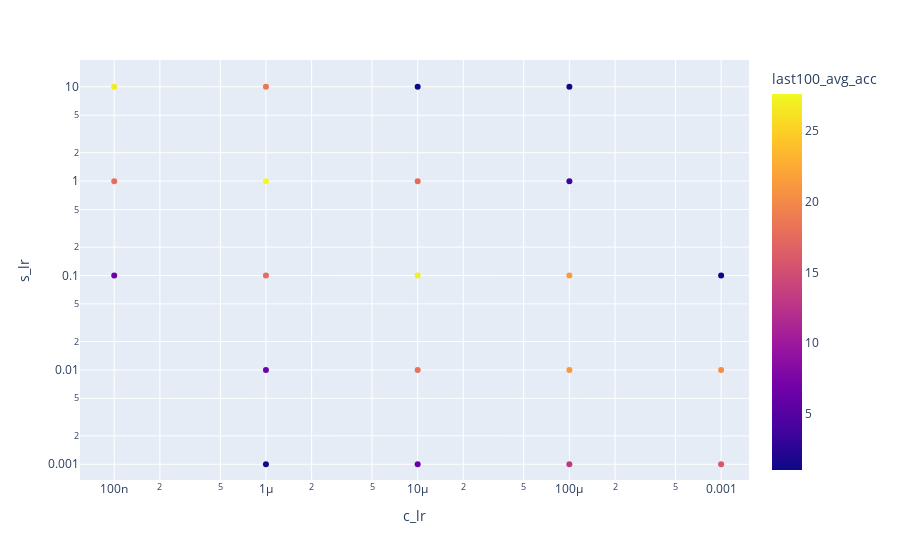

Notebook code for this chart:
### Code cell
fig = px.scatter(df, x="c_lr", y="s_lr", 
     color="last100_avg_acc", log_x=True, log_y=True, size_max=60)
fig.show()

### Figure 1 — Plotly figure (JSON) as saved in the notebook; plotly's stock layout.template omitted (floating-point values rounded to 4 significant figures)
{"data": [{"hovertemplate": "c_lr=%{x}<br>s_lr=%{y}<br>last100_avg_acc=%{marker.color}<extra></extra>", "legendgroup": "", "marker": {"color": [20.36, 12.99, 15.84, 1.702, 1.005, 1.04, 21.18, 12.07, 1, 21.35, 1, 3.636, 1.001, 18.14, 26.94, 6.118, 6.83, 17.62, 17.69, 27.64, 1.41, 18.61, 6.694, 1, 26.61, 17.93], "coloraxis": "coloraxis", "symbol": "circle"}, "mode": "markers", "name": "", "orientation": "v", "showlegend": false, "type": "scatter", "x": [0.001, 0.0001, 0.001, 0.01, 0.1, 1, 0.0001, 0.01, 0.1, 0.0001, 0.001, 0.0001, 0.0001, 1e-05, 1e-05, 1e-05, 1e-06, 1e-05, 1e-06, 1e-06, 1e-06, 1e-06, 1e-07, 1e-05, 1e-07, 1e-07], "xaxis": "x", "y": [0.01, 0.001, 0.001, 0.001, 0.001, 0.001, 0.01, 0.01, 0.01, 0.1, 0.1, 1, 10, 0.01, 0.1, 0.001, 0.01, 1, 0.1, 1, 0.001, 10, 0.1, 10, 10, 1], "yaxis": "y"}], "layout": {"autosize": true, "coloraxis": {"colorbar": {"title": {"text": "last100_avg_acc"}}, "colorscale": [[0, "#0d0887"], [0.1111, "#46039f"], [0.2222, "#7201a8"], [0.3333, "#9c179e"], [0.4444, "#bd3786"], [0.5556, "#d8576b"], [0.6667, "#ed7953"], [0.7778, "#fb9f3a"], [0.8889, "#fdca26"], [1, "#f0f921"]]}, "legend": {"tracegroupgap": 0}, "margin": {"t": 60}, "xaxis": {"anchor": "y", "autorange": false, "domain": [0, 1], "range": [-7.226, -2.816], "title": {"text": "c_lr"}, "type": "log"}, "yaxis": {"anchor": "x", "autorange": false, "domain": [0, 1], "range": [-3.167, 1.284], "title": {"text": "s_lr"}, "type": "log"}}}
